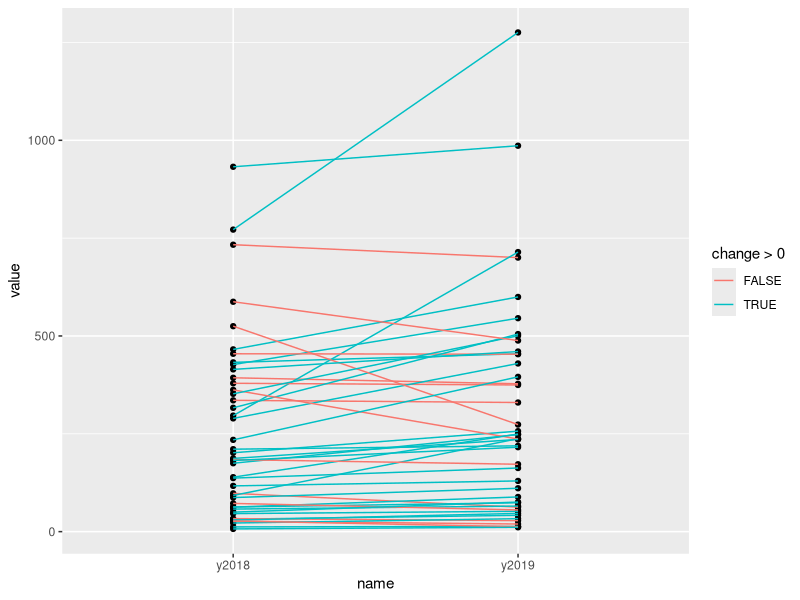

Generate this figure with R:
## ---- chunk 1

library(tidyverse)

df <- read_tsv(file = "t3.cocaine_in_sewage_water.dataset.tsv")

# We remove all cities with missing observations
df <- df %>% filter(!is.na(y2018) & !is.na(y2019))

head(df)

## ---- chunk 2

answer <- tibble()

x <- nrow(df)

answer <- rbind(answer,tibble(
  question    = "1", 
  true_answer = x, 
  type        = "numeric",
  points      = 1,
  tolerance   = 0.1))

## ---- chunk 3

(x <- mean(df$y2018))

answer <- rbind(answer,tibble(
  question    = "2", 
  true_answer = x, 
  type        = "numeric",
  points      = 1,
  tolerance   = 0.1))

## ---- chunk 4

(x <- median(df$y2018))

answer <- rbind(answer,tibble(
  question    = "3", 
  true_answer = x, 
  type        = "numeric",
  points      = 1,
  tolerance   = 0.1))

## ---- chunk 5

(x <- df %>% filter(y2019 > 100) %>% nrow())

answer <- rbind(answer,tibble(
  question    = "4", 
  true_answer = x, 
  type        = "numeric",
  points      = 1,
  tolerance   = 0.1))

## ---- chunk 6

df <- df %>% mutate(change=y2019-y2018)

(x <- sum( df$change >0))

answer <- rbind(answer,tibble(
  question    = "5", 
  true_answer = x, 
  type        = "numeric",
  points      = 1,
  tolerance   = 0.1))

## ---- chunk 7

(result <- binom.test(x = 31, n = 45, p = 0.5, alternative = "greater"))

x <- result$p.value

answer <- rbind(answer,tibble(
  question    = "6", 
  true_answer = x, 
  type        = "numeric",
  points      = 1,
  tolerance   = x/10))

## ---- chunk 8

(result <- t.test(x = df$y2019, y = df$y2018, paired = TRUE))

(t.test(x = df$change))

x <- result$p.value

answer <- rbind(answer,tibble(
  question    = "7", 
  true_answer = x, 
  type        = "numeric",
  points      = 1,
  tolerance   = x/10))

## ---- chunk 9

answer <- rbind(answer,tibble(
  question    = "8", 
  true_answer = 2, 
  type        = "numeric",
  points      = 1,
  tolerance   = 0.1))

## ---- chunk 10

pd <- df %>% pivot_longer(c(-country, -city, -change))

ggplot(pd, aes(x=name, y=value, group=city)) + 
  geom_point() + 
  geom_line(aes(color=change > 0)) 

## ---- chunk 11

topic             <- "t3" 
topic_description <- "# Cocaine in sewage water"
file_description  <- "cocaine_in_sewage_water"

answer

## ---- chunk 12

answer$question   <- paste(topic, ".", answer$question, sep="") # Reformat column

# Save answer sheet for students to fill out (including points)
x <- paste("answer$", answer$question, " = NA # (",answer$points," points)",sep="")

answer_filename <-  paste("exam_answer_sheet.",topic, ".", file_description, ".txt", sep="")
write_lines(topic_description, path = answer_filename)
write_lines(x, path =answer_filename, append = T)

# Save answer key for grading
key_filename <- paste("answer.key.",topic, ".", file_description, ".tsv", sep="")
write_tsv(x = answer, path = key_filename)

